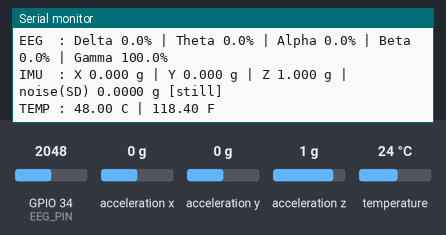
Bench run of a sketch on a simulated ESP32. On the bench: the last lines printed to the serial monitor. Wiring (inferred from the names in the program): TMP102 temperature sensor at I2C address 0x48; MPU-6050 motion sensor at I2C address 0x68. Inputs (shaded band) come from the test bench; at power-on: temperature 24 °C, acceleration y 0 g, GPIO 34 (EEG_PIN) = 2048, acceleration x 0 g, acceleration z 1 g (analog values on the 0–4095 scale). WiFi joins after 1.5 s; servers stay silent unless stated.

Above: at 14.9 s.
15.0 s: temperature set to 12 °C
At 15.9 s:
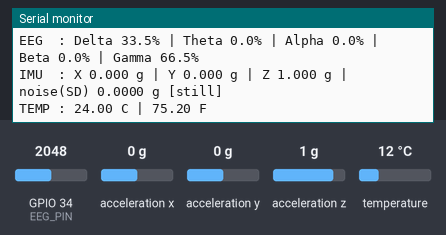
19.0 s: acceleration y set to -0.2 g
At 19.6 s:
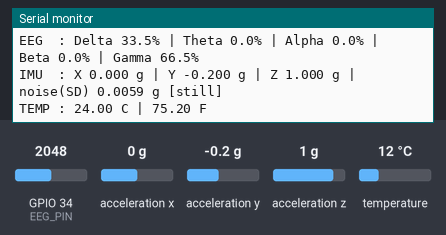
Timing chart, 0 to 22.0 s (numbered marks = the images above; inputs shaded):
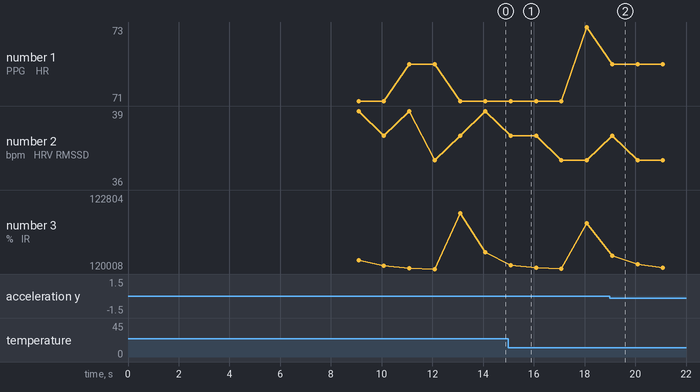

The sketch:

heartwifi.ino
```cpp
/*
  WiFi module ESP32 - bio-signal monitor  (version WITH level converter)  + WiFi
  * DEMO VERSION: PPG values come from a built-in dummy dataset *
  * MAX30102 is wired through the level converter on I2C bus B, but its readings are
    NOT used yet - HR/HRV/SpO2 still come from the dummy dataset *

  Sensors
    PPG (SIMULATED) -> HR, HRV (RMSSD), SpO2      from dummy dataset (MAX30102 on bus B via level converter)
    MPU6050  (IMU)  -> X/Y/Z in g, motion noise   on I2C bus A (Wire)
    TMP117   (temp) -> deg C and deg F            on I2C bus A (Wire)
    EEG bio amp     -> Delta/Theta/Alpha/Beta/Gamma (analog output on GPIO34)

  Connections (all sensors powered from the ESP32 3.3V pin, common GND)
    Bus A : SDA = GPIO21, SCL = GPIO22   -> MPU6050 (AD0 to GND) + TMP117 (ADD0 to GND)
    Bus B : SDA = GPIO25, SCL = GPIO26   -> level converter LV side -> MAX30102 on the HV side
            (level converter: LV = ESP32 3.3V, HV = MAX30102 module supply, common GND)
    EEG   : amp OUT -> GPIO34 (ADC1, input only)

  WiFi (NEW)
    The ESP32 joins your WiFi / phone hotspot (2.4 GHz only).
    Live data as JSON :  http://<ESP32_IP>/data
    The IP address is printed in Serial Monitor at start-up.
    Serial Monitor output (every 1 s) is exactly the same as before.

  Board: ESP32 Dev Module   |   Serial Monitor: 115200 baud
*/

#include <Wire.h>
#include <WiFi.h>        // NEW
#include <WebServer.h>   // NEW

// Defined up top so Arduino's auto-generated prototypes can see it
struct Bands { float d, t, a, b, g; };

// ===================== WIFI SETTINGS (NEW) =====================
const char* WIFI_SSID = "moto g32_6277";      // <-- change this
const char* WIFI_PASS = "roma@2005";  // <-- change this
WebServer server(80);

// Latest values copied here by printReport() so the web page shows exactly what Serial shows (NEW)
float j_hr = 0, j_rmssd = -1, j_spo2 = 0, j_temp = 0;
bool  j_tempOK = false, j_eegOK = false, j_sat = false;
Bands j_b = {0, 0, 0, 0, 0};

// ===================== PINS =====================
#define BUS_A_SDA 21
#define BUS_A_SCL 22
#define BUS_B_SDA 25     // MAX30102 via level converter
#define BUS_B_SCL 26
#define EEG_PIN   34

#define MPU_ADDR  0x68
#define TMP_ADDR  0x48
#define PPG_ADDR  0x57   // MAX30102 I2C address

// ===================== SETTINGS =====================
// EEG
const int   EEG_FS   = 250;               // samples per second
const int   EEG_N    = 256;               // FFT size (power of 2)
const float MAINS_HZ = 50.0;              // 50 for India/Europe, 60 for USA
// IMU
const int   IMU_WIN        = 50;          // samples in the noise window (about 1 s at 50 Hz)
const float MOVE_THRESH_G  = 0.08;        // noise above this = "moving"

// ===================== GLOBALS =====================
bool ppgOK = false, imuOK = false, tmpOK = false;
bool max30102Found = false;   // only used to report wiring; PPG data is still simulated

// ---- PPG (simulated from dataset) ----
uint32_t lastIR = 0;
bool     fingerOn = false;
uint32_t lastBeatMs = 0;
const int IBI_MAX = 30;
float ibiBuf[IBI_MAX];
int   ibiCount = 0, rejectRun = 0;
float spo2Disp = 0;

// Dummy dataset 1: beat-to-beat intervals in ms (resting adult, avg ~71 bpm, RMSSD ~30-35 ms)
const uint16_t IBI_DATA[] = {
  830, 862, 815, 848, 880, 835, 799, 841, 872, 826,
  805, 851, 889, 843, 812, 836, 868, 821, 794, 838,
  866, 829, 808, 847, 875, 832, 811, 845, 884, 840,
  818, 853, 870, 824, 803, 839, 861, 834, 816, 850
};
const int IBI_DATA_N = sizeof(IBI_DATA) / sizeof(IBI_DATA[0]);

// Dummy dataset 2: SpO2 in % (healthy, 96-99), one value per second
const uint8_t SPO2_DATA[] = {
  98, 97, 98, 98, 99, 98, 97, 98, 98, 97,
  98, 99, 98, 98, 97, 97, 98, 98, 99, 98
};
const int SPO2_DATA_N = sizeof(SPO2_DATA) / sizeof(SPO2_DATA[0]);

int      ibiIdx = 0, spo2Idx = 0;
uint32_t nextBeatMs = 0, lastSpo2Ms = 0, ppgStartMs = 0;

// ---- IMU ----
float ax = 0, ay = 0, az = 0;
float magBuf[IMU_WIN];
int   magIdx = 0, magCount = 0;
float motionNoise = 0;
bool  isMoving = false;
uint32_t lastImuMs = 0;

// ---- EEG ----
volatile float    eegBuf[EEG_N];
volatile uint16_t eegRawBuf[EEG_N];
volatile int      eegHead = 0;
volatile uint32_t eegCount = 0;
portMUX_TYPE eegMux = portMUX_INITIALIZER_UNLOCKED;

uint32_t lastPrintMs = 0;

// ===================== SMALL HELPERS =====================
int imin(int a, int b) { return a < b ? a : b; }

bool writeReg(uint8_t addr, uint8_t reg, uint8_t val) {
  Wire.beginTransmission(addr);
  Wire.write(reg);
  Wire.write(val);
  return Wire.endTransmission() == 0;
}

int16_t read16(uint8_t hi, uint8_t lo) { return (int16_t)((hi << 8) | lo); }

void scanBus(TwoWire &w, const char *name) {
  Serial.printf("Scan %s:", name);
  int n = 0;
  for (uint8_t a = 1; a < 127; a++) {
    w.beginTransmission(a);
    if (w.endTransmission() == 0) { Serial.printf(" 0x%02X", a); n++; }
  }
  if (!n) Serial.print(" nothing found");
  Serial.println();
}

// ===================== FFT (radix-2, in place) =====================
void fft(float *re, float *im, int n) {
  for (int i = 1, j = 0; i < n; i++) {
    int bit = n >> 1;
    for (; j & bit; bit >>= 1) j ^= bit;
    j ^= bit;
    if (i < j) {
      float t = re[i]; re[i] = re[j]; re[j] = t;
      t = im[i]; im[i] = im[j]; im[j] = t;
    }
  }
  for (int len = 2; len <= n; len <<= 1) {
    float ang = -2.0f * PI / len;
    float wlr = cosf(ang), wli = sinf(ang);
    int half = len >> 1;
    for (int i = 0; i < n; i += len) {
      float wr = 1.0f, wi = 0.0f;
      for (int k = 0; k < half; k++) {
        float ur = re[i + k], ui = im[i + k];
        float vr = re[i + k + half] * wr - im[i + k + half] * wi;
        float vi = re[i + k + half] * wi + im[i + k + half] * wr;
        re[i + k] = ur + vr;            im[i + k] = ui + vi;
        re[i + k + half] = ur - vr;     im[i + k + half] = ui - vi;
        float t = wr * wlr - wi * wli;
        wi = wr * wli + wi * wlr;
        wr = t;
      }
    }
  }
}

// ===================== EEG SAMPLING TASK (core 0) =====================
void eegTask(void *param) {
  // 50/60 Hz notch filter (biquad)
  const float w0 = 2.0f * PI * MAINS_HZ / EEG_FS;
  const float q = 30.0f;
  const float alpha = sinf(w0) / (2.0f * q);
  const float a0 = 1.0f + alpha;
  const float b0 = 1.0f / a0, b1 = -2.0f * cosf(w0) / a0, b2 = 1.0f / a0;
  const float a1 = -2.0f * cosf(w0) / a0, a2 = (1.0f - alpha) / a0;

  float first = analogRead(EEG_PIN);
  float x1 = first, x2 = first, y1 = first, y2 = first;

  TickType_t last = xTaskGetTickCount();
  for (;;) {
    uint16_t raw = analogRead(EEG_PIN);
    float x = raw;
    float y = b0 * x + b1 * x1 + b2 * x2 - a1 * y1 - a2 * y2;
    x2 = x1; x1 = x; y2 = y1; y1 = y;

    portENTER_CRITICAL(&eegMux);
    eegBuf[eegHead] = y;
    eegRawBuf[eegHead] = raw;
    eegHead = (eegHead + 1) % EEG_N;
    eegCount++;
    portEXIT_CRITICAL(&eegMux);

    vTaskDelayUntil(&last, pdMS_TO_TICKS(1000 / EEG_FS));
  }
}


bool computeEEG(Bands &out, bool &saturated) {
  static float re[EEG_N], im[EEG_N];
  uint16_t rmin = 4095, rmax = 0;

  portENTER_CRITICAL(&eegMux);
  int head = eegHead;
  for (int i = 0; i < EEG_N; i++) {
    int idx = (head + i) % EEG_N;
    re[i] = eegBuf[idx];
    uint16_t r = eegRawBuf[idx];
    if (r < rmin) rmin = r;
    if (r > rmax) rmax = r;
  }
  portEXIT_CRITICAL(&eegMux);

  float mean = 0;
  for (int i = 0; i < EEG_N; i++) mean += re[i];
  mean /= EEG_N;
  for (int i = 0; i < EEG_N; i++) {
    float w = 0.5f * (1.0f - cosf(2.0f * PI * i / (EEG_N - 1)));   // Hann window
    re[i] = (re[i] - mean) * w;
    im[i] = 0;
  }
  fft(re, im, EEG_N);

  float df = (float)EEG_FS / EEG_N;
  float pd = 0, pt = 0, pa = 0, pb = 0, pg = 0;
  for (int k = 1; k < EEG_N / 2; k++) {
    float f = k * df;
    float p = re[k] * re[k] + im[k] * im[k];
    if (f < 0.5f) continue;
    else if (f < 4.0f)  pd += p;   // Delta 0.5-4 Hz
    else if (f < 8.0f)  pt += p;   // Theta 4-8 Hz
    else if (f < 13.0f) pa += p;   // Alpha 8-13 Hz
    else if (f < 30.0f) pb += p;   // Beta 13-30 Hz
    else if (f < 45.0f) pg += p;   // Gamma 30-45 Hz
    else break;
  }
  float total = pd + pt + pa + pb + pg;
  if (total <= 0) return false;
  out.d = 100.0f * pd / total;
  out.t = 100.0f * pt / total;
  out.a = 100.0f * pa / total;
  out.b = 100.0f * pb / total;
  out.g = 100.0f * pg / total;
  saturated = (rmin < 20 || rmax > 4075);
  return true;
}

// ===================== IMU (MPU6050) =====================
bool initMPU() {
  if (!writeReg(MPU_ADDR, 0x6B, 0x00)) return false;   // wake up
  delay(50);
  writeReg(MPU_ADDR, 0x1A, 0x03);                      // low-pass filter ~44 Hz
  writeReg(MPU_ADDR, 0x1C, 0x00);                      // +-2 g range (16384 LSB/g)
  return true;
}

bool readMPU() {
  Wire.beginTransmission(MPU_ADDR);
  Wire.write(0x3B);
  if (Wire.endTransmission(false) != 0) return false;
  if (Wire.requestFrom((uint8_t)MPU_ADDR, (uint8_t)6) != 6) return false;
  uint8_t b[6];
  for (int i = 0; i < 6; i++) b[i] = Wire.read();
  ax = read16(b[0], b[1]) / 16384.0f;
  ay = read16(b[2], b[3]) / 16384.0f;
  az = read16(b[4], b[5]) / 16384.0f;
  return true;
}

void serviceIMU() {
  if (!imuOK) return;
  uint32_t now = millis();
  if (now - lastImuMs < 20) return;                    // 50 Hz
  lastImuMs = now;
  if (!readMPU()) return;

  magBuf[magIdx] = sqrtf(ax * ax + ay * ay + az * az);
  magIdx = (magIdx + 1) % IMU_WIN;
  if (magCount < IMU_WIN) magCount++;

  if (magCount >= 10) {
    float m = 0;
    for (int i = 0; i < magCount; i++) m += magBuf[i];
    m /= magCount;
    float v = 0;
    for (int i = 0; i < magCount; i++) v += (magBuf[i] - m) * (magBuf[i] - m);
    motionNoise = sqrtf(v / magCount);                 // std deviation of |acceleration| in g
    isMoving = motionNoise > MOVE_THRESH_G;
  }
}

// ===================== TEMP (TMP117) =====================
bool readTemp(float &c) {
  Wire.beginTransmission(TMP_ADDR);
  Wire.write(0x00);
  if (Wire.endTransmission(false) != 0) return false;
  if (Wire.requestFrom((uint8_t)TMP_ADDR, (uint8_t)2) != 2) return false;
  uint8_t hi = Wire.read();
  uint8_t lo = Wire.read();
  c = read16(hi, lo) * 0.0078125f;
  return true;
}

// ===================== PPG (SIMULATED FROM DATASET) =====================
void addIBI(float ibi) {
  if (ibiCount >= 3) {
    int n = imin(ibiCount, 5);
    float m = 0;
    for (int i = ibiCount - n; i < ibiCount; i++) m += ibiBuf[i];
    m /= n;
    if (fabsf(ibi - m) > 0.30f * m) {                  // artifact / missed beat
      if (++rejectRun < 3) return;
      ibiCount = 0;                                    // rate really changed, restart
    }
    rejectRun = 0;
  }
  if (ibiCount == IBI_MAX) {
    memmove(ibiBuf, ibiBuf + 1, (IBI_MAX - 1) * sizeof(float));
    ibiCount--;
  }
  ibiBuf[ibiCount++] = ibi;
}

void servicePPG() {
  uint32_t now = millis();
  fingerOn = true;

  // a "beat" occurs every IBI from the dataset
  if (nextBeatMs == 0) { nextBeatMs = now + IBI_DATA[0]; lastBeatMs = now; ppgStartMs = now; }
  if (now >= nextBeatMs) {
    float ibi = IBI_DATA[ibiIdx];
    ibiIdx = (ibiIdx + 1) % IBI_DATA_N;
    addIBI(ibi);
    lastBeatMs = now;
    nextBeatMs = now + IBI_DATA[ibiIdx];
  }

  // SpO2: new dataset value every 1 s, smoothed like the original code
  // (first value appears after 4 s, same as the real 4 s window)
  if (now - ppgStartMs >= 4000 && now - lastSpo2Ms >= 1000) {
    lastSpo2Ms = now;
    int v = SPO2_DATA[spo2Idx];
    spo2Idx = (spo2Idx + 1) % SPO2_DATA_N;
    spo2Disp = (spo2Disp == 0) ? v : 0.7f * spo2Disp + 0.3f * v;
  }

  // dummy IR value that pulses with each beat (for the "IR=" field)
  float phase = (float)(now - lastBeatMs) / 800.0f;
  lastIR = 120000 + (uint32_t)(3000.0f * expf(-6.0f * phase));
}

// ===================== REPORT =====================
void printReport() {
  Serial.println(F("--------------------------------------------------"));

  // ---- PPG ----
  if (!ppgOK) {
    Serial.println(F("PPG  : not available"));
  } else if (!fingerOn) {
    Serial.printf("PPG  : place finger on sensor (IR=%lu)\n", (unsigned long)lastIR);
  } else {
    float hr = 0;
    if (ibiCount >= 3) {
      int n = imin(ibiCount, 5);
      float m = 0;
      for (int i = ibiCount - n; i < ibiCount; i++) m += ibiBuf[i];
      hr = 60000.0f / (m / n);
    }
    float rmssd = -1;
    if (ibiCount >= 8) {
      float s = 0;
      for (int i = 1; i < ibiCount; i++) { float d = ibiBuf[i] - ibiBuf[i - 1]; s += d * d; }
      rmssd = sqrtf(s / (ibiCount - 1));
    }
    j_hr = hr; j_rmssd = rmssd; j_spo2 = spo2Disp;      // NEW: copy for WiFi
    Serial.print(F("PPG  : HR "));
    if (hr > 0) Serial.printf("%.0f bpm", hr); else Serial.print(F("-- "));
    Serial.print(F(" | HRV(RMSSD) "));
    if (rmssd >= 0) Serial.printf("%.0f ms", rmssd); else Serial.print(F("collecting.."));
    Serial.print(F(" | SpO2 "));
    if (spo2Disp > 0) Serial.printf("%.0f %%", spo2Disp); else Serial.print(F("--"));
    Serial.printf(" | IR=%lu\n", (unsigned long)lastIR);
  }

  // ---- EEG ----
  if (eegCount < (uint32_t)(EEG_N + EEG_FS)) {
    j_eegOK = false;                                    // NEW
    Serial.println(F("EEG  : warming up..."));
  } else {
    Bands b; bool sat = false;
    if (computeEEG(b, sat)) {
      j_b = b; j_sat = sat; j_eegOK = true;             // NEW: copy for WiFi
      Serial.printf("EEG  : Delta %.1f%% | Theta %.1f%% | Alpha %.1f%% | Beta %.1f%% | Gamma %.1f%%%s\n",
                    b.d, b.t, b.a, b.b, b.g, sat ? "  [SIGNAL SATURATED - check electrodes/wiring]" : "");
    } else {
      j_eegOK = false;                                  // NEW
      Serial.println(F("EEG  : no signal"));
    }
  }

  // ---- IMU ----
  if (!imuOK) {
    Serial.println(F("IMU  : MPU6050 not found"));
  } else {
    Serial.printf("IMU  : X %.3f g | Y %.3f g | Z %.3f g | noise(SD) %.4f g [%s]\n",
                  ax, ay, az, motionNoise, isMoving ? "moving" : "still");
  }

  // ---- TEMP ----
  float c;
  if (tmpOK && readTemp(c)) {
    j_temp = c; j_tempOK = true;                        // NEW: copy for WiFi
    Serial.printf("TEMP : %.2f C | %.2f F\n", c, c * 9.0f / 5.0f + 32.0f);
  } else {
    j_tempOK = false;                                   // NEW
    Serial.println(F("TEMP : TMP117 not found"));
  }
}

// ===================== WIFI / WEB (NEW) =====================
void handleData() {
  char buf[640];
  char hrS[16], hrvS[16], spo2S[16], tS[16];

  if (j_hr > 0)      snprintf(hrS, sizeof(hrS), "%.0f", j_hr);       else strcpy(hrS, "null");
  if (j_rmssd >= 0)  snprintf(hrvS, sizeof(hrvS), "%.0f", j_rmssd);  else strcpy(hrvS, "null");
  if (j_spo2 > 0)    snprintf(spo2S, sizeof(spo2S), "%.0f", j_spo2); else strcpy(spo2S, "null");
  if (j_tempOK)      snprintf(tS, sizeof(tS), "%.2f", j_temp);       else strcpy(tS, "null");

  snprintf(buf, sizeof(buf),
    "{\"uptime_ms\":%lu,"
    "\"ppg\":{\"simulated\":true,\"hr_bpm\":%s,\"hrv_rmssd_ms\":%s,\"spo2_pct\":%s,\"ir\":%lu},"
    "\"eeg\":{\"ok\":%s,\"delta\":%.1f,\"theta\":%.1f,\"alpha\":%.1f,\"beta\":%.1f,\"gamma\":%.1f,\"saturated\":%s},"
    "\"imu\":{\"ok\":%s,\"x_g\":%.3f,\"y_g\":%.3f,\"z_g\":%.3f,\"noise_sd_g\":%.4f,\"moving\":%s},"
    "\"temp\":{\"ok\":%s,\"c\":%s,\"f\":%.2f}}",
    (unsigned long)millis(),
    hrS, hrvS, spo2S, (unsigned long)lastIR,
    j_eegOK ? "true" : "false", j_b.d, j_b.t, j_b.a, j_b.b, j_b.g, j_sat ? "true" : "false",
    imuOK ? "true" : "false", ax, ay, az, motionNoise, isMoving ? "true" : "false",
    j_tempOK ? "true" : "false", tS, j_temp * 9.0f / 5.0f + 32.0f);

  server.sendHeader("Access-Control-Allow-Origin", "*");   // lets a web page read this data
  server.sendHeader("Cache-Control", "no-store");
  server.send(200, "application/json", buf);
}

void handleRoot() {
  server.send(200, "text/plain", "WiFi module ESP32 bio-signal monitor is running. Open /data for live JSON.");
}

void startWiFi() {
  Serial.printf("Connecting to WiFi \"%s\" ", WIFI_SSID);
  WiFi.mode(WIFI_STA);
  WiFi.setAutoReconnect(true);
  WiFi.begin(WIFI_SSID, WIFI_PASS);

  uint32_t t0 = millis();
  while (WiFi.status() != WL_CONNECTED && millis() - t0 < 20000) {   // wait max 20 s
    delay(500);
    Serial.print(".");
  }
  Serial.println();

  if (WiFi.status() == WL_CONNECTED) {
    Serial.print(F("WiFi connected. Open in browser:  http://"));
    Serial.print(WiFi.localIP());
    Serial.println(F("/data"));
  } else {
    Serial.println(F("WiFi NOT connected (check name/password, 2.4 GHz). Sensors still work over Serial."));
  }

  server.on("/", handleRoot);
  server.on("/data", handleData);
  server.begin();
}

// ===================== SETUP / LOOP =====================
void setup() {
  Serial.begin(115200);
  delay(500);
  Serial.println(F("\nWiFi module ESP32 bio-signal monitor starting..."));

  Wire.begin(BUS_A_SDA, BUS_A_SCL);
  Wire.setClock(100000);

  Wire1.begin(BUS_B_SDA, BUS_B_SCL);                   // bus B (through level converter)
  Wire1.setClock(100000);

  scanBus(Wire,  "bus A (expect 0x48 TMP117, 0x68 MPU6050)");
  scanBus(Wire1, "bus B (expect 0x57 MAX30102 via level converter)");

  Wire1.beginTransmission(PPG_ADDR);
  max30102Found = (Wire1.endTransmission() == 0);

  imuOK = initMPU();
  Wire.beginTransmission(TMP_ADDR);
  tmpOK = (Wire.endTransmission() == 0);

  ppgOK = true;   // PPG is simulated from the dataset (MAX30102 readings not used)

  Serial.printf("Status -> PPG:%s  IMU:%s  TEMP:%s\n",
                ppgOK ? "SIMULATED" : "FAIL", imuOK ? "OK" : "FAIL", tmpOK ? "OK" : "FAIL");

  Serial.printf("MAX30102 on bus B: %s (PPG values are still dummy)\n",
                max30102Found ? "detected" : "not detected");

  analogReadResolution(12);
  analogSetPinAttenuation(EEG_PIN, ADC_11db);
  xTaskCreatePinnedToCore(eegTask, "eeg", 4096, NULL, 2, NULL, 0);

  startWiFi();    // NEW
}

void loop() {
  if (ppgOK) servicePPG();
  serviceIMU();
  server.handleClient();   // NEW: answers browser requests

  uint32_t now = millis();
  if (now - lastPrintMs >= 1000) {
    lastPrintMs = now;
    printReport();
  }
}
```

Measured:
- after the input at 15.0 s, the serial monitor: prints a new line after 0.11 s (image 1)
- after the input at 19.0 s, the serial monitor: prints a new line after 0.10 s (image 2)
